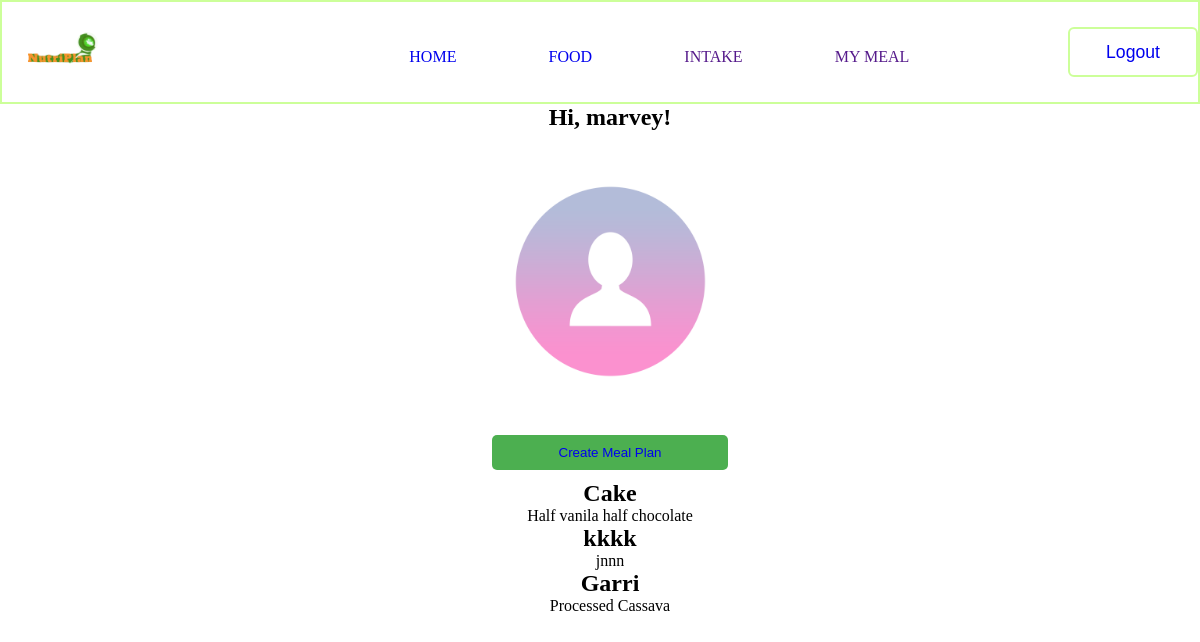
The app's page /index (signed in) with its own data.
### app/models.py (models this page shows, shortened)
class User(UserMixin, db.Model):
    id: so.Mapped[int] = so.mapped_column(primary_key=True)
    username: so.Mapped[str] = so.mapped_column(sa.String(255), index=True,
                                        unique=True, nullable=False)
    password_hash: so.Mapped[str] = so.mapped_column(sa.String(255),
                                                nullable=False)
    email: so.Mapped[str] = so.mapped_column(sa.String(255),
                                             index=True, unique=True)
    meal_plans: so.WriteOnlyMapped['MealPlan'] = so.relationship(
         backref='user', lazy=True)

class MealPlan(db.Model):
    id: so.Mapped[int] = so.mapped_column(primary_key=True)
    user_id: so.Mapped[int] = so.mapped_column(sa.ForeignKey(User.id),
                                       index=True, nullable=False)
    name: so.Mapped[str] = so.mapped_column(sa.String(255), nullable=False)
    description: so.Mapped[str] = so.mapped_column(sa.Text)
    meals: so.WriteOnlyMapped['Meal'] = so.relationship(backref='meal_plan',
                                                        lazy=True)

### app/auth/routes.py (the view)
@bp.route('/index', methods=['GET', 'POST'], strict_slashes=False)
@login_required
def index():
        page = request.args.get('page', 1, type=int)
        meal_plans = MealPlan.query.paginate(page=page, per_page=10)
        return render_template('index.html', meal_plans=meal_plans)

### app/models.py (called while the page is built)
@login_manager.user_loader
def load_user(id):
    return db.session.get(User, int(id))

### app/templates/index.html (shortened to what this page needs)
<!DOCTYPE html>
<html lang="en">
  <head>
    <link
      rel="stylesheet"
      href="{{ url_for('static', filename='css/style.css') }}"
    />
  </head>
  <body>
    <section id="navbar">
      <div class="logo">
        <a href="{{ url_for('auth.home') }}"
          ><img
            src="static/images/NutriPlan_logo_without_BG.png"
            alt="Nutri Plan logo"
        /></a>
      </div>
      <nav class="btt">
        <ul>
          <li><a href="{{ url_for('auth.home')}}">HOME</a></li>
          <li><a href="{{ url_for('api.get_meal_plans')}}">FOOD</a></li>
          <li><a href="">INTAKE</a></li>
          <li><a href="" id="showMeal">MY MEAL</a></li>
        </ul>
      </nav>
      <button class="mlogin" id="mealPlanDirection">
        <a href="{{ url_for('auth.logout') }}">Logout</a>
      </button>
    </section>
    <div class="meal-details"> <div class="main">
      <h2>Hi, {{ current_user.username }}!</h2>
      {% if current_user.picture %}
      <img
        class="display-pic"
        src="{{ url_for('static', filename='images/' + current_user.picture) }}"
        id="profile"
      />
      {% else %}
      <img
        src="{{ url_for('static', filename='/images/default_profile_pc.png') }}"
        alt="Default Image"
        class="display-pic"
      />
      {% endif %}
      <br />
      <button class="btn-n" id="about-us " onclick="mypopup()">
        <a href="{{ url_for('api.create_meal_plan') }}">Create Meal Plan</a>
      </button>
      {% for mealplan in meal_plans %}
      <div class="meal-plan">
        <h2>{{ mealplan.name }}</h2>
        <p>{{ mealplan.description }}</p>
        {% endfor %}
         </div>
    </div>
</body>
</html>

### app/static/css/style.css (style rules this page uses)
* { margin: 0; padding: 0; max-width: 100%; }
#navbar { max-height: 100px; border: 2px solid #ccff99; display: flex; justify-content: space-between; right: 0%; top: 0%; left: 0%; flex-direction: row; background-color: white; }
#navbar .logo { max-width: 100px; height: 100px; margin-left: 10px; }
nav { position: relative; margin-top: 30px; }
nav > ul { display: flex; width: 500px; height: 50px; justify-content: space-between; align-items: center; align-content: center; margin-right: 10px; text-decoration: none; }
a { text-decoration: none; }
ul > li { list-style: none; }
ul > li > a { text-decoration: none; }
nav > ul > li { position: relative; }
nav > ul > li::after { content: ""; position: absolute; left: 0; bottom: 0; width: 0; height: 2px; background-color: blue; transition: width 0.5s ease; }
.mlogin { width: 130px; height: 50px; background: transparent; border: 2px solid #ccff99; outline: none; border-radius: 6px; font-size: 1.1rem; font-weight: 500; cursor: pointer; margin-top: 25px; transition: 1.5s; }
.main { text-align: center; }
.display-pic { height: 200px; width: 200px; margin-top: 50px; }
input[type="submit"], .btn-n { width: 50%; padding: 10px; border: none; background-color: #4caf50; border-radius: 5px; margin: auto; margin-bottom: 10px; }
.btn-n { width: 20%; margin-top: 50px; }
.meal-details { padding-left: 20px; }

### records on screen
User: username "marvey"
MealPlan: name "Cake", description "Half vanila half chocolate"
MealPlan: name "kkkk", description "jnnn"
MealPlan: name "Garri", description "Processed Cassava"
